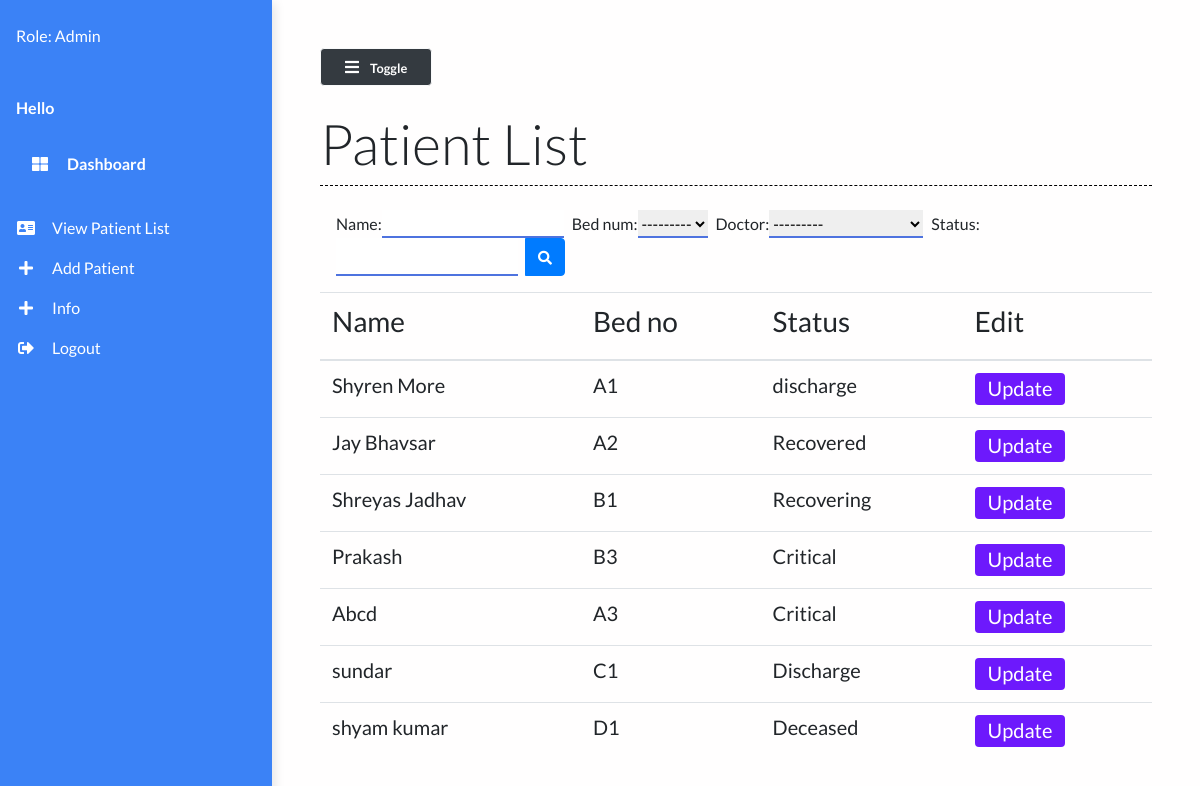
/patient_list/ (signed in), run on the app's committed database.
### main/models.py (models this page shows, shortened)
class Patient(models.Model):
    name = models.CharField(max_length=50)
    phone_num = models.CharField(max_length=15)
    patient_relative_name = models.CharField(max_length=50, null=True)
    patient_relative_contact = models.CharField(max_length=15, null=True)
    address = models.TextField()
    SYMPTOMS = (
        ('Fever', 'Fever'),
        ('Dry cough', 'Dry cough'),
        ('Tiredness', 'Tiredness'),
        ('Aches and pains', 'Aches and pains'),
        ('Sore throat', 'Sore throat'),
        ('Diarrhoea', 'Diarrhoea'),
        ('Loss of taste or smell', 'Loss of taste or smell'),
        ('Difficulty in breathing or shortness of breath', 'Difficulty in breathing or shortness of breath'),
        ('Chest pain or pressure', 'Chest pain or pressure'),
        ('Loss of speech or movement', 'Loss of speech or movement'),
    )
    symptoms = MultiSelectField(choices=SYMPTOMS, null=True)
    prior_ailments = models.TextField()
    bed_num = models.ForeignKey("Bed", on_delete=models.CASCADE)
    dob = models.DateField(null=True)
    doctor = models.ForeignKey("Doctor", on_delete=models.CASCADE, null=True)
    doctors_notes = models.TextField(null=True, blank=True)
    doctors_visiting_time = models.CharField(null=True, max_length=50, blank=True)
    status = models.CharField(max_length=50)

class Bed(models.Model):
    bed_number = models.CharField(max_length=50)
    occupied = models.BooleanField()
    def __str__(self):
        return self.bed_number

### main/views.py (the view)
# urls.py: path("patient_list/", views.patient_list, name="patient_list"),
def patient_list(request):
    patients = Patient.objects.all()
    myFilter = PatientFilter(request.GET, queryset=patients)
    patients = myFilter.qs
    context = {
        'patients': patients,
        'myFilter': myFilter
    }
    return render(request, 'main/patient_list.html', context)

### main/models.py (called while the page is built)
    def __str__(self):
        return self.name

### main/templates/main/patient_list.html (shortened to what this page needs)
{% extends 'main/base.html' %}
{% load static %}
{% block contentTitle %}
    Patient List
{% endblock contentTitle %}
{% block content %}
    <form class="d-none d-sm-inline-block form-inline mr-auto ml-md-3 my-2 my-md-0 mw-100 navbar-search mb-3" method="GET" id="list">
        <div class="input-group">
        {{myFilter.form}}
            <div class="input-group-append">
                <button class="btn btn-primary btn-block" type="submit">
                    <i class="fas fa-search fa-sm"></i>
                </button>
            </div>
        </div>
    </form>
     <div class="table-responsive mt-3">
        <table class="table table-hover">
            <thead>
                <th><h3>Name</h3></th>
                <th><h3>Bed no</h3></th>
                <th><h3>Status</h3></th>
                <th><h3>Edit</h3></th>
            </thead>
            <tbody>
                {% for patient in patients %}
                <tr class="mx-auto">
                    <td scope="row"><h5>{{ patient.name }}</h5></td>
                    <td><h5>{{ patient.bed_num }}</h5></td>
                    <td><h5>{{ patient.status }}</h5></td>
                    <td><a href="/patient/{{patient.id}}" class="btn btn-purple"><h5>Update</h5></a></td>
                </tr>
                {% endfor %}
            </tbody>
        </table>
    </div>
{% endblock content %}

### static/styles/base.css (style rules this page uses)
body { background: #fffefe; min-height: 100vh; overflow-x: hidden; font-family:Lato,'Helvetica Neue',Helvetica,Arial,sans-serif; }
.btn-purple { background: #6d19fc; color: #ffffff; height: 2rem; padding-top: 2px; }
#id_name { margin-right: 0.5rem; border: none; outline: none; border-bottom: 2px solid #4e73df; }
#id_bed_num { margin-right: 0.5rem; border: none; outline: none; border-bottom: 2px solid #4e73df; }
#id_status { margin-right: 0.5rem; border: none; outline: none; border-bottom: 2px solid #4e73df; }
#id_doctor { margin-right: 0.5rem; border: none; outline: none; border-bottom: 2px solid #4e73df; }

### data on the page
Patient: name "Shyren More", bed_num "A1", status "discharge"
Patient: name "Jay Bhavsar", bed_num "A2", status "Recovered"
Patient: name "Shreyas Jadhav", bed_num "B1", status "Recovering"
Patient: name "Prakash", bed_num "B3", status "Critical"
Patient: name "Abcd", bed_num "A3", status "Critical"
Patient: name "sundar", bed_num "C1", status "Discharge"
Patient: name "shyam kumar", bed_num "D1", status "Deceased"
